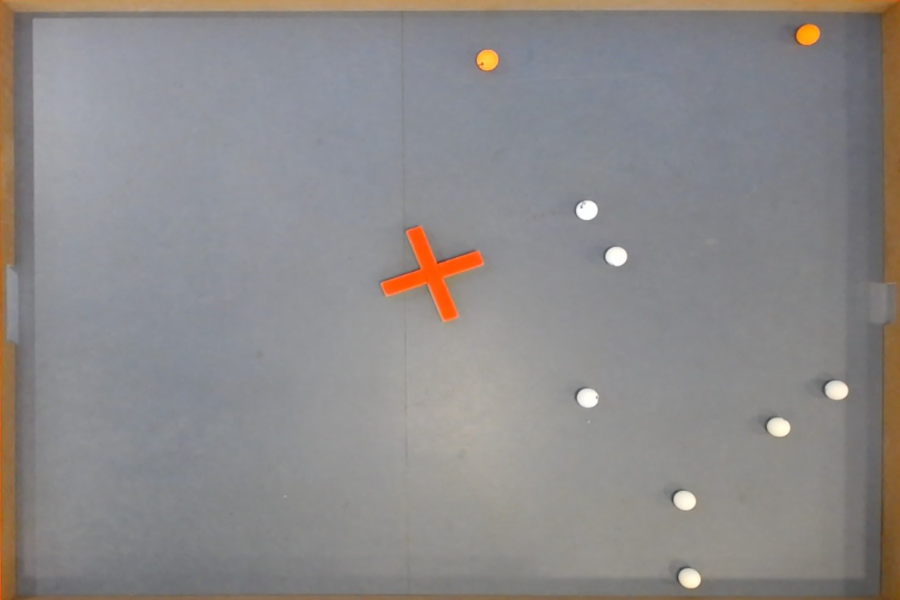
#> input picture originalImages/PreWarpedCourse.jpg, 1800 x 1200 px, found by its file name (shown at 1/2 size)
$ python NewDetectionForBalls.py
#> lines starting #> are read from the running program, lines starting #| are printed output that depends on the picture; after the words box and inside, x2 and y2 are one past the last pixel; in counts of white or black regions, pixels touching at a corner belong together
import cv2
import numpy as np

# Load the image
image = cv2.imread('originalImages/PreWarpedCourse.jpg')
#> image is the input picture: shape (1200, 1800, 3); mean B, G, R 137.7, 137.9, 140.4

# Convert the image to HSV color space
hsv = cv2.cvtColor(image, cv2.COLOR_BGR2HSV)
#> hsv: shape (1200, 1800, 3); mean H, S, V 78.1, 21.3, 145.5

# Define color ranges for white and orange in HSV space
# Adjust the ranges as needed based on your image
white_lower = np.array([0, 0, 222])
white_upper = np.array([179, 54, 255])
orange_lower = np.array([9, 28, 231])
orange_upper = np.array([30, 255, 255])

# Create masks for white and orange
mask_white = cv2.inRange(hsv, white_lower, white_upper)
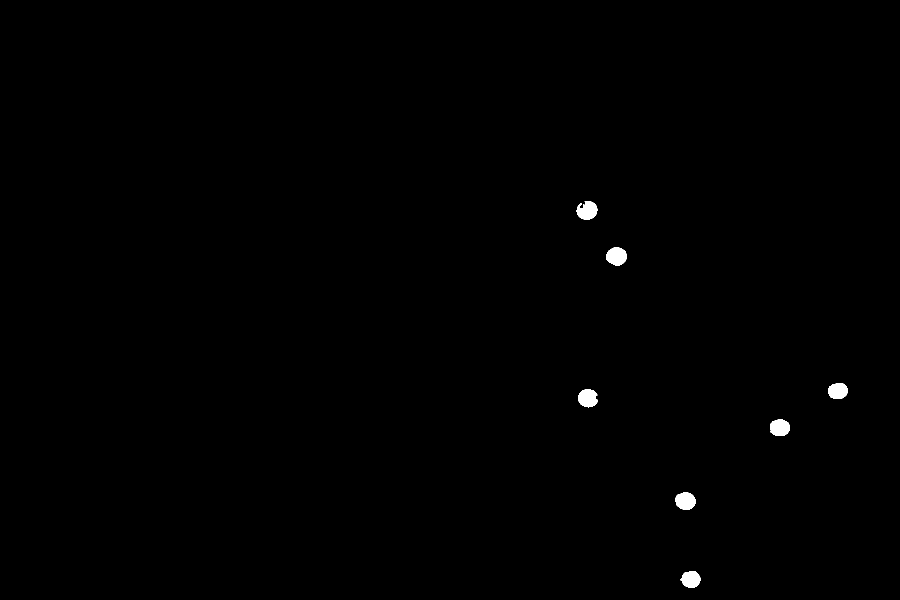
#> mask_white: shape (1200, 1800) (shown at 1/2 size); 0.35% white; 8 white regions (1 under 20 px), largest, box (x1, y1, x2, y2) and area: (1212, 495, 1254, 532) 1166, (1153, 402, 1195, 440) 1145, (1350, 984, 1391, 1020) 1119
mask_orange = cv2.inRange(hsv, orange_lower, orange_upper)
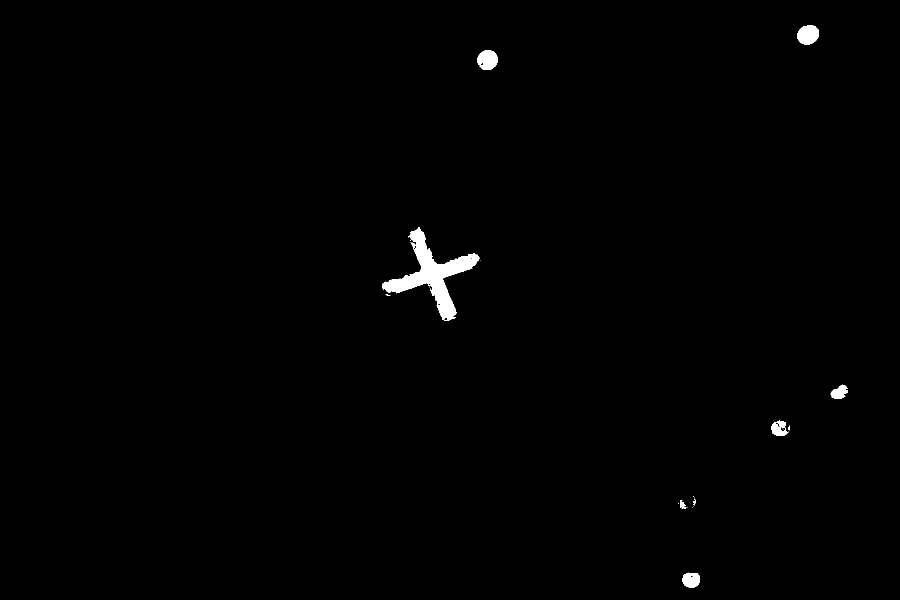
#> mask_orange: shape (1200, 1800) (shown at 1/2 size); 0.69% white; 24 white regions (15 under 20 px), largest, box (x1, y1, x2, y2) and area: (764, 455, 959, 642) 9837, (1594, 50, 1638, 89) 1328, (954, 100, 996, 140) 1257

# Combine the masks
mask = cv2.bitwise_or(mask_white, mask_orange)
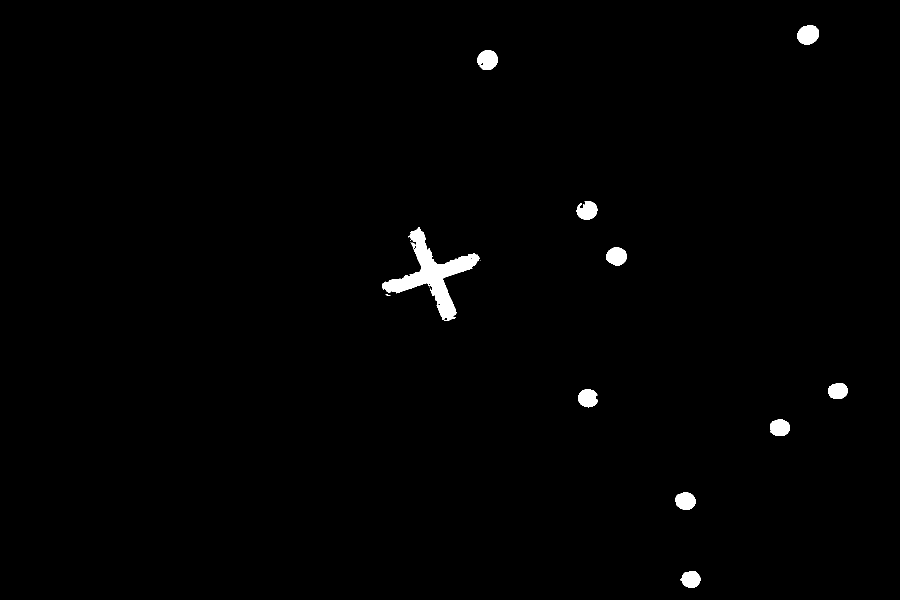
#> mask: shape (1200, 1800) (shown at 1/2 size); 0.93% white; 16 white regions (6 under 20 px), largest, box (x1, y1, x2, y2) and area: (764, 455, 959, 642) 9837, (1594, 50, 1638, 89) 1328, (954, 100, 996, 140) 1257

# Apply morphological operations to remove noise and fill holes
kernel = np.ones((5, 5), np.uint8)
mask = cv2.morphologyEx(mask, cv2.MORPH_CLOSE, kernel)
#> mask: shape (1200, 1800); 0.95% white; 10 white regions, largest, box (x1, y1, x2, y2) and area: (764, 455, 961, 642) 10153, (1594, 50, 1638, 89) 1329, (954, 100, 996, 140) 1285
mask = cv2.morphologyEx(mask, cv2.MORPH_OPEN, kernel)
#> mask: shape (1200, 1800); 0.94% white; 10 white regions

# Find contours in the mask
contours, _ = cv2.findContours(mask, cv2.RETR_EXTERNAL, cv2.CHAIN_APPROX_SIMPLE)
#> contours = 10 contours; largest, box (x1, y1, x2, y2) and area: (764, 457, 959, 642) 9736, (1594, 50, 1638, 89) 1270, (955, 100, 996, 140) 1224, (1212, 495, 1254, 531) 1108, (1351, 985, 1391, 1020) 1062

# Filter contours by radius to detect balls
min_radius = 15  # Minimum radius of the balls
max_radius = 25  # Maximum radius of the balls
balls = []

for contour in contours:
    ((x, y), radius) = cv2.minEnclosingCircle(contour)
    if min_radius < radius < max_radius:
        center = (int(x), int(y))
        radius = int(radius)
        # Draw the detected ball on the original image
        cv2.circle(image, center, radius, (0, 255, 0), 2)
        balls.append((center, radius))
#> this loop made 10 passes
#> (x, y, radius, center) on passes 1, 2, 3, 4, 5, 6, 8, 9, 10: (1381.4, 1157.5, 18, (1381, 1157)), (1370.5, 1000.5, 20, (1370, 1000)), (1559, 854.8, 20, (1559, 854)), (1175.3, 796.6, 20, (1175, 796)), (1675.4, 781.1, 19, (1675, 781)), (1232.5, 513, 20, (1232, 513)), (1173.5, 420, 20, (1173, 420)), (974.9, 119.8, 20, (974, 119)), (1615.5, 68, 22, (1615, 68))
#> (x, y, radius) on pass 7: (861.7, 546.4, 101.3)
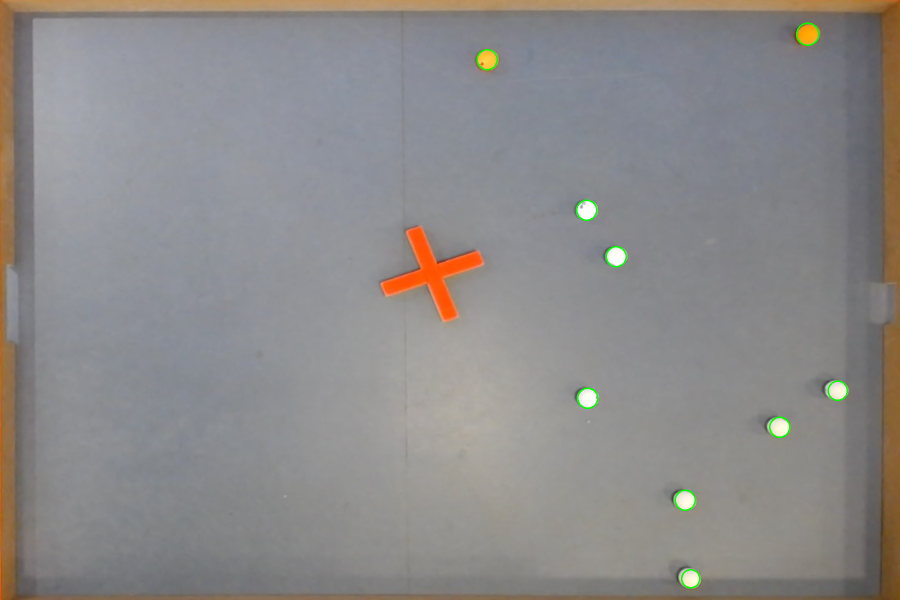
#> image: shape (1200, 1800, 3) (shown at 1/2 size); 0.16% of pixels changed, all inside (x1, y1, x2, y2) = (953, 45, 1696, 1177)
#> after the loop, balls = [((1381, 1157), 18), ((1370, 1000), 20), ((1559, 854), 20), ((1175, 796), 20), ((1675, 781), 19), ((1232, 513), 20), ((1173, 420), 20), ((974, 119), 20), ((1615, 68), 22)]

# Save or display the results
cv2.imwrite('detected_balls.png', image)
cv2.imshow('Detected Balls', image)
cv2.waitKey(0)
cv2.destroyAllWindows()
